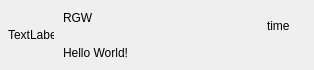
<?xml version="1.0" encoding="UTF-8"?>
<ui version="4.0">
 <class>ChatUserWid</class>
 <widget class="QWidget" name="ChatUserWid">
  <property name="geometry">
   <rect>
    <x>0</x>
    <y>0</y>
    <width>314</width>
    <height>70</height>
   </rect>
  </property>
  <property name="minimumSize">
   <size>
    <width>0</width>
    <height>70</height>
   </size>
  </property>
  <property name="maximumSize">
   <size>
    <width>16777215</width>
    <height>70</height>
   </size>
  </property>
  <property name="windowTitle">
   <string>Form</string>
  </property>
  <layout class="QHBoxLayout" name="horizontalLayout">
   <property name="spacing">
    <number>5</number>
   </property>
   <property name="leftMargin">
    <number>6</number>
   </property>
   <property name="topMargin">
    <number>2</number>
   </property>
   <property name="rightMargin">
    <number>6</number>
   </property>
   <property name="bottomMargin">
    <number>2</number>
   </property>
   <item>
    <widget class="QWidget" name="icon_wid" native="true">
     <property name="minimumSize">
      <size>
       <width>50</width>
       <height>50</height>
      </size>
     </property>
     <property name="maximumSize">
      <size>
       <width>50</width>
       <height>50</height>
      </size>
     </property>
     <layout class="QGridLayout" name="gridLayout">
      <property name="leftMargin">
       <number>0</number>
      </property>
      <property name="topMargin">
       <number>0</number>
      </property>
      <property name="rightMargin">
       <number>0</number>
      </property>
      <property name="bottomMargin">
       <number>0</number>
      </property>
      <property name="spacing">
       <number>0</number>
      </property>
      <item row="0" column="0">
       <widget class="QLabel" name="icon_lb">
        <property name="minimumSize">
         <size>
          <width>46</width>
          <height>46</height>
         </size>
        </property>
        <property name="maximumSize">
         <size>
          <width>46</width>
          <height>46</height>
         </size>
        </property>
        <property name="text">
         <string>TextLabel</string>
        </property>
       </widget>
      </item>
     </layout>
    </widget>
   </item>
   <item>
    <widget class="QWidget" name="widget_2" native="true">
     <layout class="QVBoxLayout" name="verticalLayout">
      <property name="spacing">
       <number>7</number>
      </property>
      <property name="leftMargin">
       <number>2</number>
      </property>
      <property name="topMargin">
       <number>2</number>
      </property>
      <property name="rightMargin">
       <number>2</number>
      </property>
      <property name="bottomMargin">
       <number>2</number>
      </property>
      <item>
       <widget class="QLabel" name="user_name_lb">
        <property name="text">
         <string>RGW</string>
        </property>
       </widget>
      </item>
      <item>
       <widget class="QLabel" name="user_msg_lb">
        <property name="text">
         <string>Hello World!</string>
        </property>
       </widget>
      </item>
     </layout>
    </widget>
   </item>
   <item>
    <widget class="QWidget" name="time_wid" native="true">
     <property name="minimumSize">
      <size>
       <width>50</width>
       <height>50</height>
      </size>
     </property>
     <property name="maximumSize">
      <size>
       <width>50</width>
       <height>50</height>
      </size>
     </property>
     <layout class="QVBoxLayout" name="verticalLayout_2">
      <item>
       <widget class="QLabel" name="time_lb">
        <property name="text">
         <string>time</string>
        </property>
       </widget>
      </item>
      <item>
       <widget class="QLabel" name="label">
        <property name="text">
         <string/>
        </property>
       </widget>
      </item>
     </layout>
    </widget>
   </item>
  </layout>
 </widget>
 <resources/>
 <connections/>
</ui>
